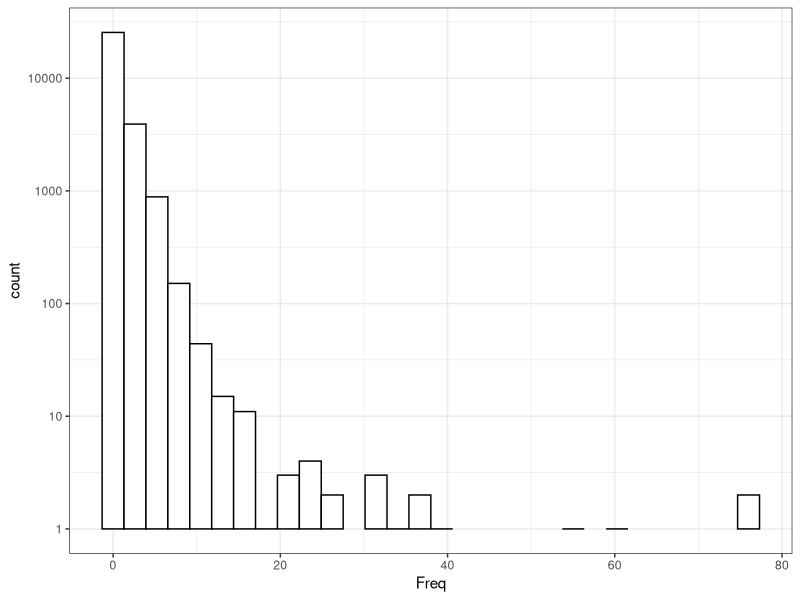

Write R code to recreate this figure. (Note: this script raises an error after producing the figure.)
#setwd("/Users/winteram/Documents/Research/FashionPins")

library(ggplot2)
library(cluster)
theme_set(theme_bw())

pin.srcs <- read.csv("frequency.csv", header=FALSE)
names(pin.srcs) <- c("Source","Freq")

ggplot(pin.srcs, aes(x=Freq)) + geom_histogram(color="black", fill="white") + scale_y_log10()

simmat <- read.csv("simmat.csv", header=TRUE)
simmat2 <- read.csv("simmat2.csv", header=FALSE)
simmat.mat <- as.matrix(simmat2.csv)

# user by user
c <- simmat.mat %*% t(simmat.mat)  # N x M * M x N
kmc <- kmeans(c,3)
clusters <- kmc$cluster
clusplot(c, clusters, cor=FALSE, color=TRUE, shade=TRUE, labels=2, lines=0)

pc.cr <- princomp(c)
plot(pc.cr)

# source by source
d <- t(simmat.mat) %*% simmat.mat  # M x N * N x M
kmd <- kmeans(d,3)
clusters <- kmd$cluster
clusplot(d, clusters, cor=FALSE, color=TRUE, shade=TRUE, labels=2, lines=0)


